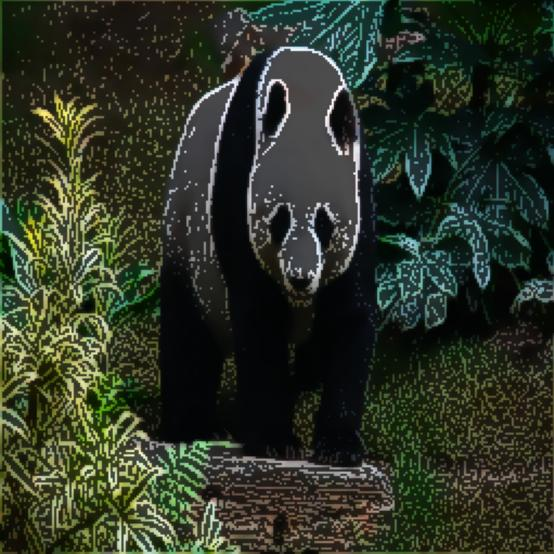
#> input picture Image_Classification/panda_cartoon.jpg, 554 x 554 px
$ python -i artistic_filter.py   (imports and definitions only)
#> lines starting #> are read from the running program, lines starting #| are printed output that depends on the picture
from PIL import Image, ImageFilter, ImageEnhance
import matplotlib.pyplot as plt
import numpy as np
import os

def apply_oil_painting_effect(image_path, output_path="artistic_image.png", intensity=5):
    """
    Creates an oil painting effect by applying multiple artistic filters.

    Args:
        image_path: Path to input image
        output_path: Path to save output image
        intensity: Strength of the effect (1-10, default 5)
    """
#> called with image_path = 'panda_cartoon.jpg', output_path = 'panda_cartoon_oil_painting.jpg', intensity = 5
    try:
        # Open and resize image
        img = Image.open(image_path)
#> img is the input picture: PIL image 554x554 RGB; mean R, G, B 45.4, 52.1, 38
        img_resized = img.resize((256, 256))

        # Step 1: Apply median filter for oil painting base
        img_filtered = img_resized.filter(ImageFilter.MedianFilter(size=3))

        # Step 2: Enhance color saturation for vibrant colors
        enhancer = ImageEnhance.Color(img_filtered)
        img_saturated = enhancer.enhance(1.5)

        # Step 3: Apply edge enhancement for brush strokes
        img_edges = img_saturated.filter(ImageFilter.EDGE_ENHANCE_MORE)

        # Step 4: Blend original with edges for artistic effect
        img_blended = Image.blend(img_saturated, img_edges, alpha=0.3)

        # Step 5: Add slight blur for painterly smoothness
        blur_radius = max(1, intensity // 2)
        img_final = img_blended.filter(ImageFilter.GaussianBlur(radius=blur_radius))

        # Save the result
        plt.imshow(img_final)
        plt.axis('off')
        plt.savefig(output_path, bbox_inches='tight', pad_inches=0, dpi=150)
        plt.close()
        print(f"🎨 Oil painting effect applied! Saved as '{output_path}'.")

    except Exception as e:
        print(f"Error processing image: {e}")


def apply_vintage_effect(image_path, output_path="vintage_image.png"):
    """
    Creates a vintage/retro photo effect with warm tones and vignette.
    """
#> called with image_path = 'panda_cartoon.jpg', output_path = 'panda_cartoon_vintage.jpg'
    try:
        img = Image.open(image_path)
        img_resized = img.resize((256, 256))

        # Convert to RGB if needed
        if img_resized.mode != 'RGB':
            img_resized = img_resized.convert('RGB')

        # Step 1: Reduce contrast for faded look
        contrast = ImageEnhance.Contrast(img_resized)
        img_faded = contrast.enhance(0.7)

        # Step 2: Add warm color cast (sepia-like)
        img_array = np.array(img_faded).astype(float)

        # Apply warm tone transformation
        img_array[:, :, 0] = np.clip(img_array[:, :, 0] * 1.2, 0, 255)  # Red boost
        img_array[:, :, 1] = np.clip(img_array[:, :, 1] * 1.1, 0, 255)  # Green slight boost
        img_array[:, :, 2] = np.clip(img_array[:, :, 2] * 0.8, 0, 255)  # Blue reduction

        img_warm = Image.fromarray(img_array.astype('uint8'))

        # Step 3: Add vignette effect (darkened edges)
        vignette = create_vignette_mask(256, 256)
        img_array = np.array(img_warm).astype(float)
        for i in range(3):  # Apply to each RGB channel
            img_array[:, :, i] = img_array[:, :, i] * vignette
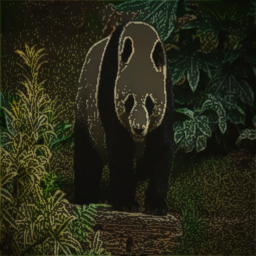
#> img_array: shape (256, 256, 3) float64; mean R, G, B 39.3, 39.7, 23.5

        img_final = Image.fromarray(np.clip(img_array, 0, 255).astype('uint8'))

        # Save the result
        plt.imshow(img_final)
        plt.axis('off')
        plt.savefig(output_path, bbox_inches='tight', pad_inches=0, dpi=150)
        plt.close()
        print(f"📷 Vintage effect applied! Saved as '{output_path}'.")

    except Exception as e:
        print(f"Error processing image: {e}")


def apply_cartoon_effect(image_path, output_path="cartoon_image.png"):
    """
    Creates a cartoon/comic book effect with bold edges and simplified colors.
    """
#> called with image_path = 'panda_cartoon.jpg', output_path = 'panda_cartoon_cartoon.jpg'
    try:
        img = Image.open(image_path)
        img_resized = img.resize((256, 256))

        # Step 1: Apply bilateral filter effect (smooth while preserving edges)
        # Using median filter as approximation
        img_smooth = img_resized.filter(ImageFilter.MedianFilter(size=5))

        # Step 2: Detect edges
        img_edges = img_resized.filter(ImageFilter.FIND_EDGES)
        img_edges = img_edges.convert('L')  # Convert to grayscale
#> img_edges: PIL image 256x256 L
        img_edges = Image.eval(img_edges, lambda x: 255 if x < 50 else 0)  # Threshold edges
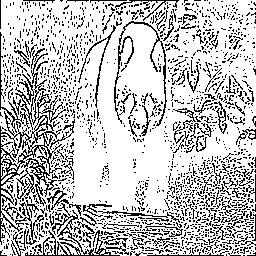
#> img_edges: PIL image 256x256 L; 76.2% white; black in thin lines or dots
        img_edges = img_edges.convert('RGB')
#> img_edges: PIL image 256x256 RGB; 76.2% white; black in thin lines or dots

        # Step 3: Boost color saturation for cartoon look
        enhancer = ImageEnhance.Color(img_smooth)
        img_colorful = enhancer.enhance(1.8)
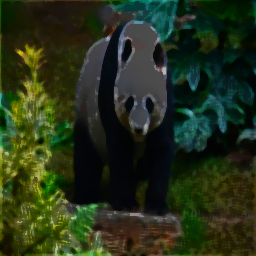
#> img_colorful: PIL image 256x256 RGB; mean R, G, B 37.3, 48.8, 24.8

        # Step 4: Darken edges on the color image
        img_array = np.array(img_colorful).astype(float)
        edges_array = np.array(img_edges).astype(float) / 255.0
#> edges_array: shape (256, 256, 3) float64; values 0 (black) and 1 (white), 76.2% white; black in thin lines or dots

        # Darken where edges exist
        for i in range(3):
            img_array[:, :, i] = img_array[:, :, i] * (1 - edges_array[:, :, 0] * 0.7)
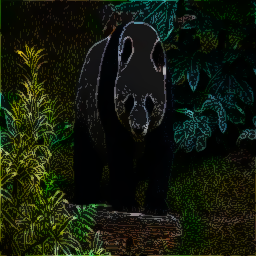
#> img_array: shape (256, 256, 3) float64; mean R, G, B 20.2, 26.3, 13

        img_final = Image.fromarray(np.clip(img_array, 0, 255).astype('uint8'))

        # Save the result
        plt.imshow(img_final)
        plt.axis('off')
        plt.savefig(output_path, bbox_inches='tight', pad_inches=0, dpi=150)
        plt.close()
        print(f"🎭 Cartoon effect applied! Saved as '{output_path}'.")

    except Exception as e:
        print(f"Error processing image: {e}")


def apply_neon_glow_effect(image_path, output_path="neon_image.png"):
    """
    Creates a vibrant neon glow effect with enhanced edges and colors.
    """
#> called with image_path = 'panda_cartoon.jpg', output_path = 'panda_cartoon_neon.jpg'
    try:
        img = Image.open(image_path)
        img_resized = img.resize((256, 256))

        # Step 1: Enhance edges dramatically
        img_edges = img_resized.filter(ImageFilter.EDGE_ENHANCE_MORE)
        img_edges = img_edges.filter(ImageFilter.EDGE_ENHANCE_MORE)  # Apply twice

        # Step 2: Boost color saturation dramatically
        enhancer = ImageEnhance.Color(img_edges)
        img_saturated = enhancer.enhance(2.5)

        # Step 3: Increase brightness
        brightness = ImageEnhance.Brightness(img_saturated)
        img_bright = brightness.enhance(1.3)
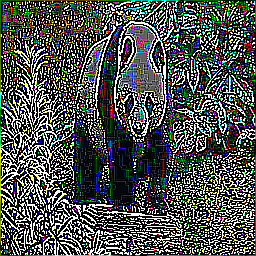
#> img_bright: PIL image 256x256 RGB; mean R, G, B 79, 82.5, 79.5

        # Step 4: Add glow by blending with blurred version
        img_blurred = img_bright.filter(ImageFilter.GaussianBlur(radius=3))
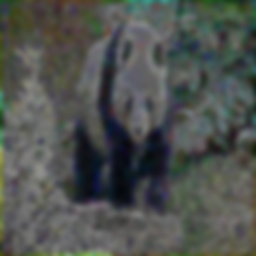
#> img_blurred: PIL image 256x256 RGB; mean R, G, B 79, 82.8, 79.2
        img_final = Image.blend(img_bright, img_blurred, alpha=0.4)
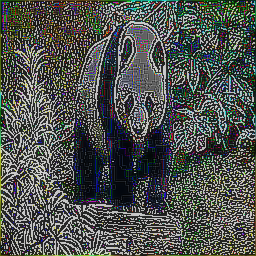
#> img_final: PIL image 256x256 RGB; mean R, G, B 78.6, 82.2, 79

        # Save the result
        plt.imshow(img_final)
        plt.axis('off')
        plt.savefig(output_path, bbox_inches='tight', pad_inches=0, dpi=150)
        plt.close()
        print(f"✨ Neon glow effect applied! Saved as '{output_path}'.")

    except Exception as e:
        print(f"Error processing image: {e}")


def create_vignette_mask(width, height, intensity=0.5):
    """
    Creates a vignette mask (bright center, dark edges).

    Args:
        width: Image width
        height: Image height
        intensity: Vignette strength (0-1)

    Returns:
        2D numpy array with vignette gradient
    """
    center_x, center_y = width / 2, height / 2
    max_dist = np.sqrt(center_x**2 + center_y**2)

    y, x = np.ogrid[:height, :width]
    dist_from_center = np.sqrt((x - center_x)**2 + (y - center_y)**2)

    # Normalize and invert (1 at center, 0 at edges)
    vignette = 1 - (dist_from_center / max_dist) * intensity
    vignette = np.clip(vignette, 0.3, 1)  # Don't make edges too dark

    return vignette


def show_all_effects(image_path):
    """
    Apply all effects to an image and save them all.
    """
    base, ext = os.path.splitext(image_path)

    print("\n🎨 Applying all artistic effects...\n")

    apply_oil_painting_effect(image_path, f"{base}_oil_painting{ext}")
    apply_vintage_effect(image_path, f"{base}_vintage{ext}")
    apply_cartoon_effect(image_path, f"{base}_cartoon{ext}")
    apply_neon_glow_effect(image_path, f"{base}_neon{ext}")

    print("\n✅ All effects applied successfully!")


# [45 lines not run here, left out]

>>> result = show_all_effects('panda_cartoon.jpg')

$ run again, on Image_Classification/panda_vintage.jpg
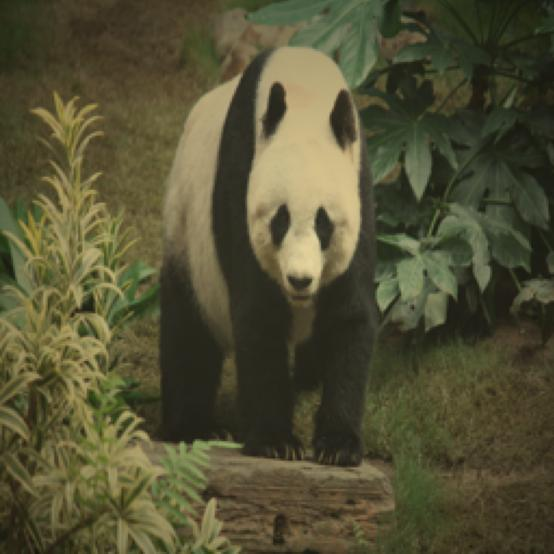
#> input picture Image_Classification/panda_vintage.jpg, 554 x 554 px
#> in apply_oil_painting_effect, img is the input picture: PIL image 554x554 RGB; mean R, G, B 83.6, 80.7, 52.7
#> in apply_cartoon_effect, `img_edges = Image.eval(img_edges, lambda x: 255 if x < 50 else 0)`:
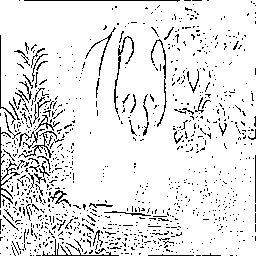
#> img_edges: PIL image 256x256 L; 90.4% white; black in thin lines or dots
#> edges_array: shape (256, 256, 3) float64; values 0 (black) and 1 (white), 90.4% white; black in thin lines or dots
#> in apply_neon_glow_effect, `img_final = Image.blend(img_bright, img_blurred, alpha=0.4)`:
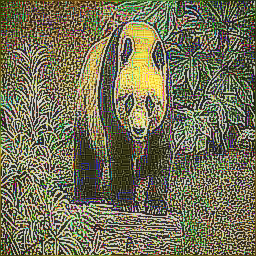
#> img_final: PIL image 256x256 RGB; mean R, G, B 115, 112.6, 86
